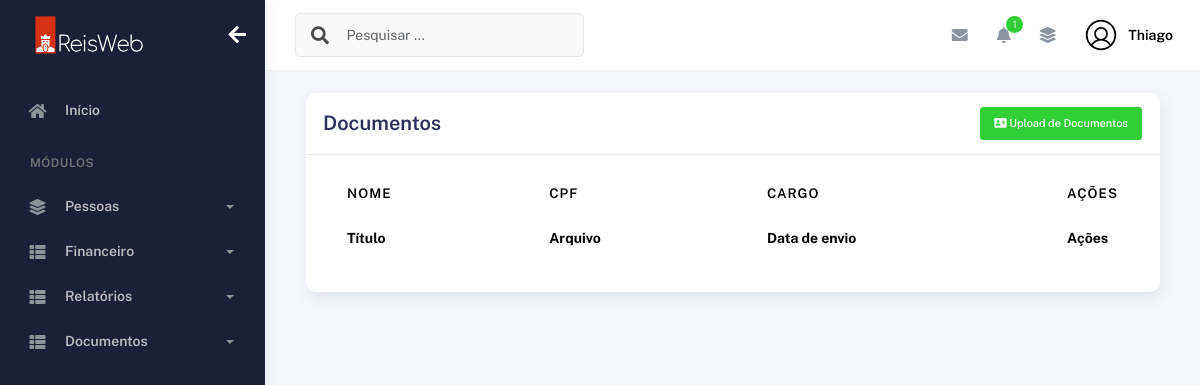
Before: /documentos/listar/ (signed in) with the older database file.
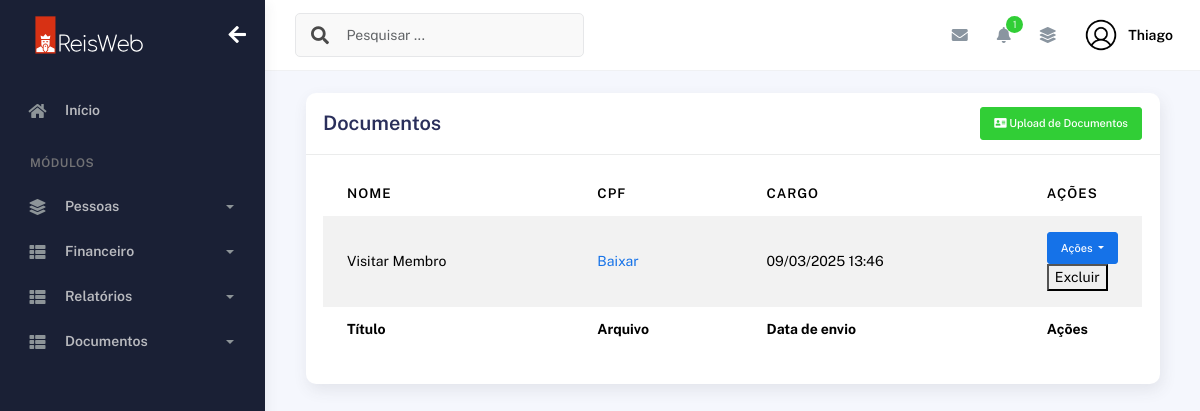
After: the same page with the newer database file.
### plataformadocumentos/models.py (models this page shows, shortened)
class Documento(models.Model):
    pastor = models.ForeignKey(User, on_delete=models.CASCADE, related_name='documentos')
    titulo = models.CharField(max_length=100)
    arquivo = models.FileField(upload_to='documentos/')
    data_envio = models.DateTimeField(auto_now_add=True)

### plataformadocumentos/views.py (the view)
# urls.py: path('listar/', views.listar_documentos, name='listar_documentos'),
@login_required(login_url='/usuarios/login')
def listar_documentos(request):
    documentos = Documento.objects.filter(pastor=request.user)
    return render(request, 'listar_documentos.html', {'documentos': documentos})

### plataformadocumentos/templates/listar_documentos.html (shortened to what this page needs)
{% extends "bases/base_plataformaigreja.html" %}
{% load static %}
{% block 'conteudo' %}
  <div class="container">
    <div class="page-inner">
      <div class="col-md-12">
        <div class="card">
          <div class="card-header">
            <div class="d-flex align-items-center">
              <h4 class="card-title">Documentos</h4>
                <a href="{% url 'upload_documento' %}" class="btn btn-success ms-auto btn-sm"><i class="fas fa-address-card"></i> Upload de Documentos</a>
            </div>
          </div>
        <div class="card-body">
                    <div class="table-responsive">
                      <table
                        id="add-row"
                        class="display table table-striped table-hover"
                      >
                        <thead>
                          <tr>
                            <th>Nome</th>
                            <th>CPF</th>
                            <th>CARGO</th>
                            <th style="width: 10%">Ações</th>
                          </tr>
                        </thead>
                        <tfoot>
                          <tr>
                            <th>Título</th>
                            <th>Arquivo</th>
                            <th>Data de envio</th>
                            <th>Ações</th>
                          </tr>
                        </tfoot>
                        <tbody>
                          {% for doc in documentos %}
                            <tr>
                              <td>{{ doc.titulo }}</td>
                              <td><a href="{{ doc.arquivo.url }}" target="_blank">Baixar</a></td>
                              <td>
                                {{ doc.data_envio|date:"d/m/Y H:i" }}
                              </td>
                              <td>
                                <button id="btnGroupDrop1" type="button" class="btn btn-primary btn-sm dropdown-toggle" data-bs-toggle="dropdown" aria-expanded="false">
                                    Ações
                                </button>
                                <form action="{% url 'excluir_documento' doc.id %}" method="post" style="display:inline;">
                                    <button type="submit">Excluir</button>
                                </form>
                              </td>
                            </tr>
                          {% endfor %}
                        </tbody>
                      </table>
                    </div>
                  </div>
                </div>
              </div>
            </div>
          </div>
        </div>
      </div>
    </div>
{% endblock %}

Changed rows visible on the page:
added Documento: titulo "Visitar Membro", data_envio "09/03/2025 13:46"
